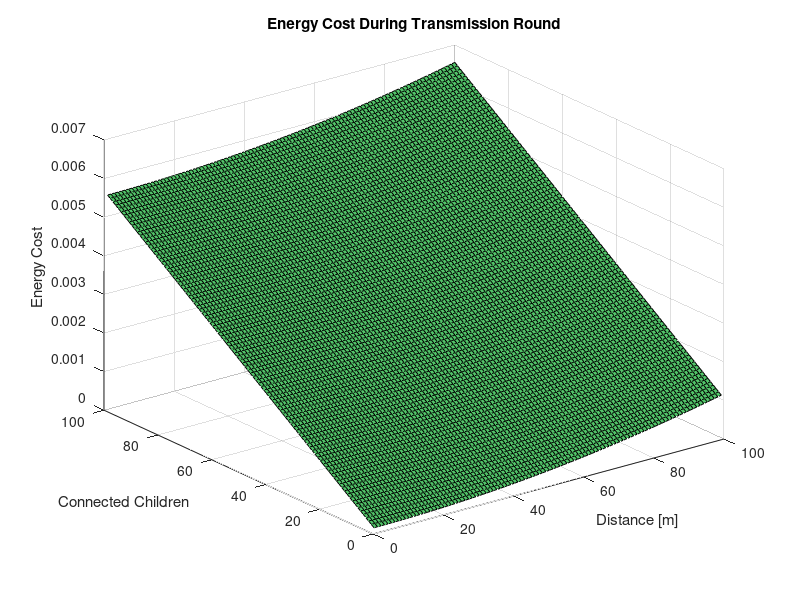
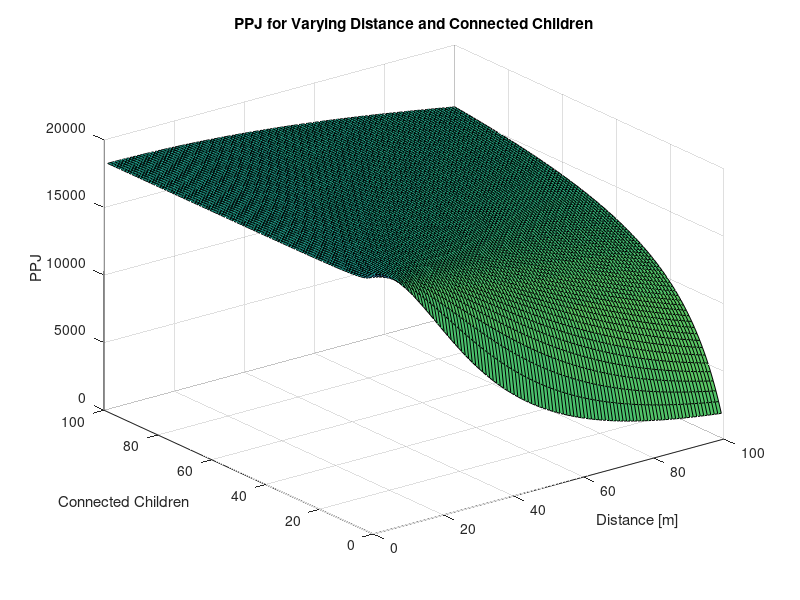
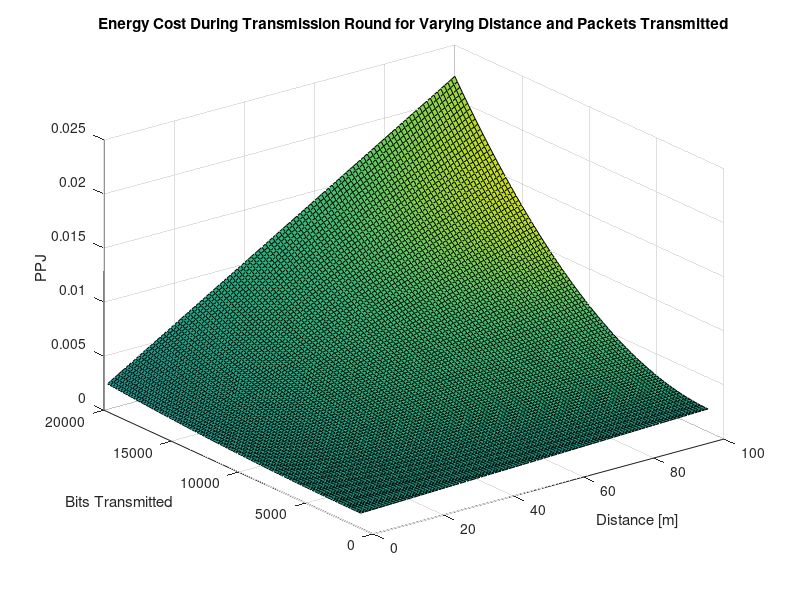
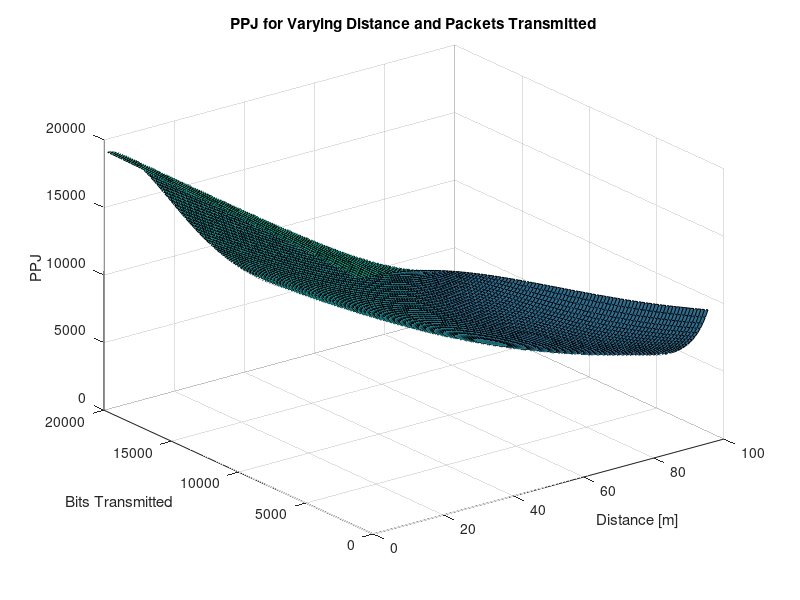

The MATLAB source for these figures, in order:
clc, clear all, close all
Eelec = 50*10^(-9);   	% Energy required to run circuity (both for transmitter and receiver), units in Joules/bit
Eamp = 100*10^(-12);  	% Transmit Amplifier Types, units in Joules/bit/m^2 (amount of energy spent by the amplifier to transmit the bits)
EDA = 5*10^(-9);      	% Data Aggregation Energy, units in Joules/bit
k = 1000;

maxDist = 100;
d = [1:maxDist];



conChildr = [1:maxDist];
nrj = zeros(maxDist);
nrj_dtr = zeros(maxDist);

b = 1000;

for i = 1:maxDist
    ERx = conChildr(i)*((Eelec + EDA)*k);
    for j = 1:maxDist
        ETx = Eelec * b + Eamp * b * d(j)^2;
        nrj(i, j) = ERx + ETx;
    end
end

conCh = 20;
dtr = 1190:190:20000;
ERx = conCh*((Eelec + EDA)*k);
for it = 1:maxDist
    for j = 1:maxDist
        ETx = dtr(j)*(Eelec + Eamp * d(it)^2);
        nrj_dtr(it, j) = ERx + ETx;
    end
end



ppJ = (b.*ones(maxDist) + k.*ones(maxDist).*conChildr')./(k.*(nrj));

ppJ_dtr = (dtr'.*ones(maxDist) + k.*ones(maxDist).*conCh)./(k.*(nrj_dtr)');

figure(1)
surfl(d, conChildr, nrj)
title('Energy Cost During Transmission Round')
xlabel('Distance [m]')
ylabel('Connected Children')
zlabel('Energy Cost')

figure(2)
surfl(d, conChildr,ppJ)
title('PPJ for Varying Distance and Connected Children')
xlabel('Distance [m]')
ylabel('Connected Children')
zlabel('PPJ')

figure(3)
surfl(d, dtr,nrj_dtr)
title('Energy Cost During Transmission Round for Varying Distance and Packets Transmitted')
xlabel('Distance [m]')
ylabel('Bits Transmitted')
zlabel('PPJ')

figure(4)
surfl(d, dtr,ppJ_dtr)
title('PPJ for Varying Distance and Packets Transmitted')
xlabel('Distance [m]')
ylabel('Bits Transmitted')
zlabel('PPJ')